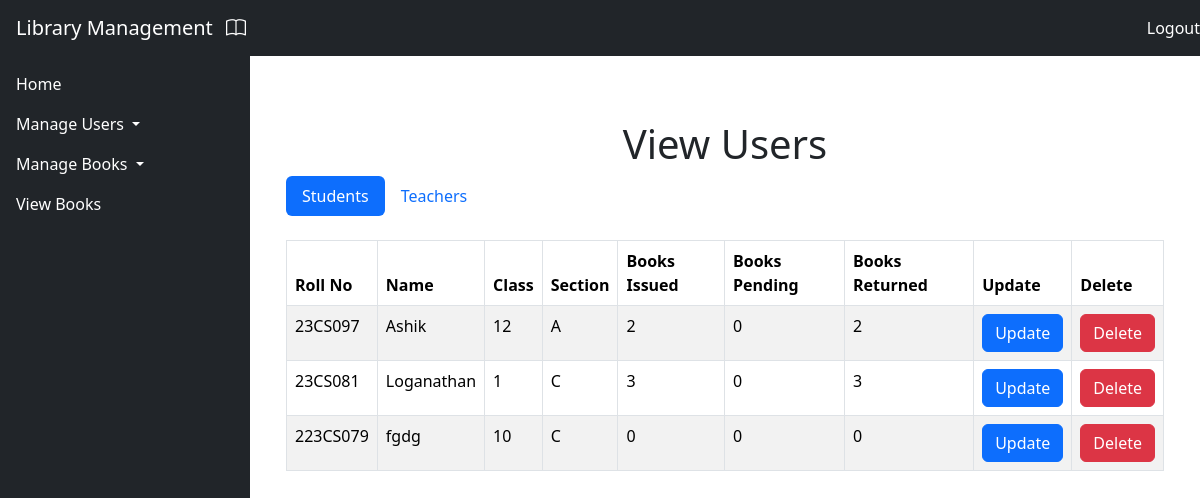
The page /view_users/ on the database as committed earlier.
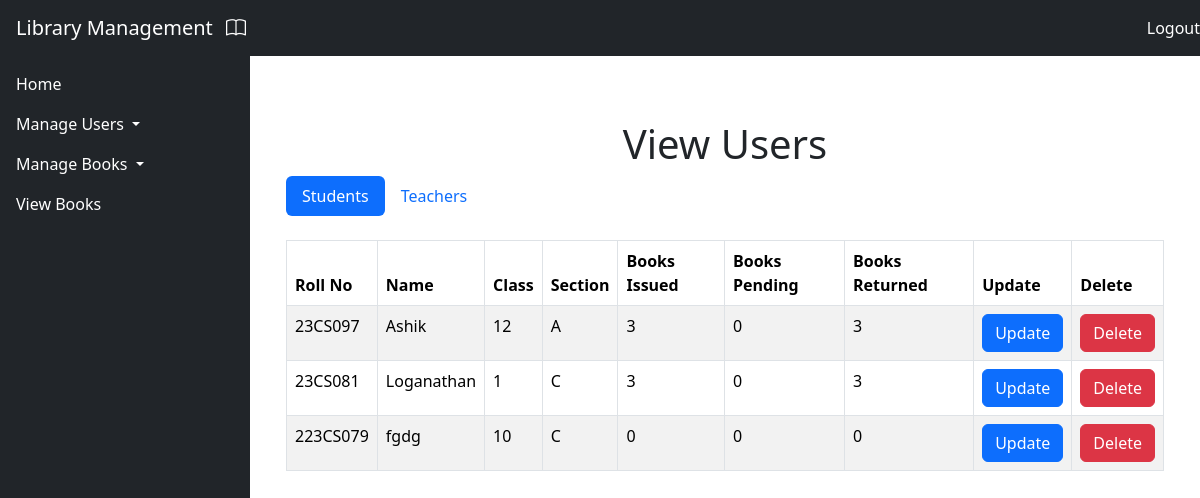
The same page on the database as committed later.
### Library/models.py (models this page shows, shortened)
class Students(models.Model):
    name = models.CharField(max_length=100)
    roll_no = models.CharField(max_length=10)
    class_id = models.CharField(max_length=10)
    section =  models.CharField(max_length=10)
    books_issued = models.IntegerField(default=0)
    books_returned = models.IntegerField(default=0)
    books_pending = models.IntegerField(default=0)

### Library/views.py (the view)
# urls.py: path('view_users/', viewUsers, name='view_users'),
def viewUsers(request):
    students = Students.objects.all()
    teachers = Teacher.objects.all()
    return render(request, 'viewusers.html', {'students': students, 'teachers': teachers})

### Library/templates/viewusers.html (shortened to what this page needs)
{% extends 'base.html' %}
{% block content %}
    <div class="container mt-5">
        <h1 class="text-center">View Users</h1>
        <ul class="nav nav-pills" id="userTabs" role="tablist">
            <li class="nav-item" role="presentation">
                <a class="nav-link active" id="student-tab" data-bs-toggle="pill" href="#studentFields" role="tab" aria-controls="studentFields" aria-selected="true">Students</a>
            </li>
            <li class="nav-item" role="presentation">
                <a class="nav-link" id="teacher-tab" data-bs-toggle="pill" href="#teacherFields" role="tab" aria-controls="teacherFields" aria-selected="false">Teachers</a>
            </li>
        </ul>
        <div class="tab-content mt-4" id="userTabsContent">
            <div class="tab-pane fade show active" id="studentFields" role="tabpanel" aria-labelledby="student-tab">
                <table class="table table-bordered table-striped">
                    <thead>
                        <tr>
                            <th>Roll No</th>
                            <th>Name</th>
                            <th>Class</th>
                            <th>Section</th>
                            <th>Books Issued</th>
                            <th>Books Pending</th>
                            <th>Books Returned</th>
                            <th>Update</th>
                            <th>Delete</th>
                        </tr>
                    </thead>
                    <tbody>
                        {% for user in students %}
                        <tr>
                            <td>{{ user.roll_no }}</td>
                            <td>{{ user.name }}</td>
                            <td>{{ user.class_id }}</td>
                            <td>{{ user.section }}</td>
                            <td>{{ user.books_issued }}</td>
                            <td>{{ user.books_pending }}</td>
                            <td>{{ user.books_returned }}</td>
                            <td><button class="btn btn-primary" data-bs-toggle="modal" data-bs-target="#editUserModal{{ user.id }}">Update</button></td>
                            <td><a href="{% url 'delete_user' 'student' user.id %}" class="btn btn-danger">Delete</a></td>
                        </tr>
                        {% empty %}
                        <tr>
                            <td colspan="5">No users found.</td>
                        </tr>
                        {% endfor %}
                    </tbody>
                </table>
            </div>
        </div>
    </div>
{% endblock %}

Rows that differ between the two databases and show on the page:
changed Students "23CS097": books_issued "2" → "3"; books_returned "2" → "3"
